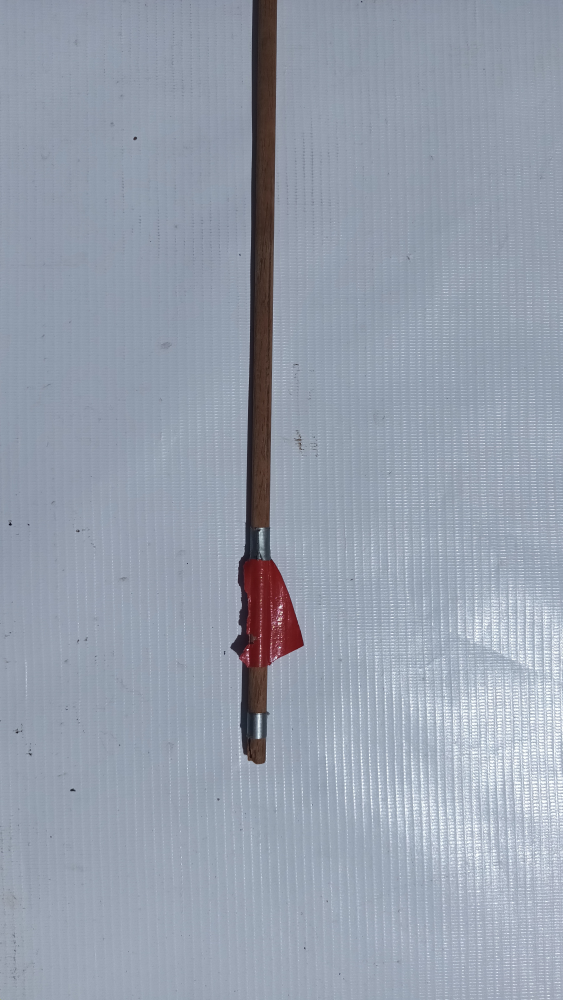
#> input picture img2/20221125_111950.jpg, 2250 x 4000 px (shown at 1/4 size); its folder holds only this picture in this run
$ jupyter execute PruebaDataSet2.ipynb
#> lines starting #> are read from the running program, lines starting #| are printed output that depends on the picture; after the words box and inside, x2 and y2 are one past the last pixel; in counts of white or black regions, pixels touching at a corner belong together
<h1 style="font-size:300%; background-color:#ffe4b5; color:#4b0082; text-align:center; line-height : 60px;">
Proyecto del curso - Clasificación de flechas de arquería</h1>

<p style="font-size:180%; text-align:center; line-height : 30px;  margin-top : 0; margin-bottom : 0; "> <br><br>Ana Sofía Aponte Barriga<br>David Felipe Silva Chacón</p>

<p style="font-size:180%; text-align:center; line-height : 30px;  margin-top : 0; margin-bottom : 0; "> <br><br>Técnicas de Inteligencia Artificial - Visión de Máquina</p>
<p style="font-size:180%; text-align:center; line-height : 30px; margin-top : 0; "> Facultad de Ingeniería</p>
<p style="font-size:160%; text-align:center; line-height : 30px; margin-top : 0; "> Universidad Nacional de Colombia Sede Bogotá</p>
<p style="font-size:160%; text-align:center; line-height : 30px; margin-top : 0; "> <br>Septiembre de 2022</p>

[cell 1]
#!pip install opencv-python
#!pip install matplotlib

[cell 2]
import cv2
import numpy as np
import matplotlib.pyplot as plt
import scipy.ndimage as ndi
import math as m
import random
import os

[cell 3]
def plot(pic,title='',color=False):
    if color:
        plt.imshow(pic)
    else:
        plt.imshow(pic,cmap='gray')
    plt.xticks([])
    plt.yticks([])
    plt.title(title)

[cell 4]
# carga y umbralizacion
picList = os.listdir('img2')
i = 0
imgList = []
picName = []
for pic in picList:
    pic = "img2/" + pic
    img = cv2.imread(pic)
#> img is the input picture: shape (4000, 2250, 3); mean B, G, R 174.3, 159.9, 151.1
    picName.append(pic)
    img = cv2.resize(img, (1200, 900), interpolation= cv2.INTER_LINEAR)
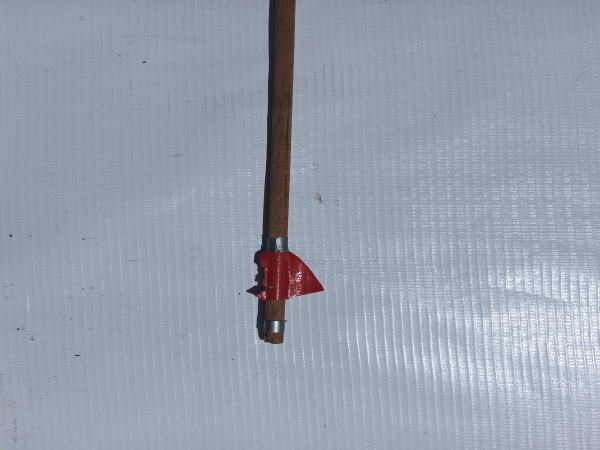
#> img: shape (900, 1200, 3) (shown at 1/2 size); mean B, G, R 174.2, 159.9, 151
    width = img.shape[1]
#> width = 1200
    height = img.shape[0]
#> height = 900
    img = cv2.cvtColor(img, cv2.COLOR_BGR2GRAY)
#> img: shape (900, 1200)
    threshType, threshImg = cv2.threshold(img, 110, 255, cv2.THRESH_BINARY)
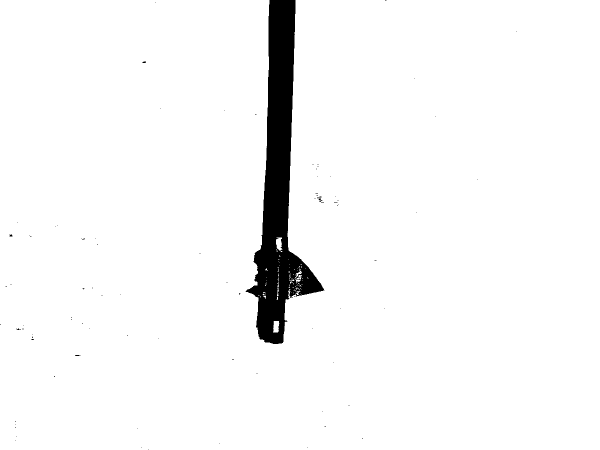
#> threshImg: shape (900, 1200) (shown at 1/2 size); 96.3% white; 92 black regions (90 under 20 px), largest, box (x1, y1, x2, y2) and area: (491, 0, 649, 688) 39315, (637, 398, 648, 405) 25
    filteredImg = cv2.bilateralFilter(threshImg, 5, 80, 80)
    noiselessImg = cv2.fastNlMeansDenoising(filteredImg, None, 50, 7, 21)
    imgList.append(noiselessImg)
    x = 0
    y = 0
    yfin = 0
    colSuma = np.sum(imgList[i], 0)
#> colSuma = 1200 values, max 229500 at index 4, min 54302 at index 545, mean 221088.1
    for j in range(len(colSuma)) :
        if colSuma[j] < 255*(height-10) :
            x = j
            break
#> this loop made 502 passes
#> x on pass 502: 501
    filSuma = np.sum(imgList[i], 1)
#> filSuma = 900 values, max 306000 at index 690, min 268160 at index 580, mean 294784.1
    for k in range(len(filSuma)) :
        if filSuma[k] < 255*(height-1) :
            y = k
            break
    for l in reversed(range(len(filSuma))) :
        if filSuma[l] < 255*(height-1) :
            yfin = l
            break
#> this loop made 900 passes
#> l on passes 1 to 3: 899, 898, 897
    if y < 100:
        roi = [x, 0, 500, 300]
#> roi = [501, 0, 500, 300]
    else:
        roi = [x, y-80, 400, 200]
    imgList[i] = imgList[i][int(roi[1]):int(roi[1]+roi[3]), int(roi[0]):int(roi[0]+roi[2])]
    #plt.imshow(imgList[i], cmap = plt.cm.gray)
    #plt.show()
    i = i+1

[cell 5]
# deteccion de bordes
i = 0
edgeList = []
hList = []
for image in imgList:
    edge = cv2.Canny(image, 100,200)
    kernel = np.ones((5,5),np.uint8)
    edge = cv2.dilate(edge, kernel, iterations = 1)
    edge = cv2.medianBlur(edge, 5)
    edge = cv2.morphologyEx(edge, cv2.MORPH_OPEN, kernel)
    edgeList.append(cv2.bitwise_not(edge))
    width = edgeList[i].shape[1]
    height = edgeList[i].shape[0]
    x = 0
    y = 0
    colSuma = np.sum(edgeList[i], 0)
    for j in range(len(colSuma)) :
        if colSuma[j] < 255*(height-10) :
            x = j
            break
    filSuma = np.sum(edgeList[i], 1)
    for k in range(len(filSuma)) :
        for kk in range(width):
            if edgeList[i][k][kk] == 0 :
                y = k
                break
    for l in reversed(range(len(filSuma))) :
        for ll in range(width):
            if edgeList[i][l][ll] == 0 :
                yfin = l
                break
    roi = [x, yfin, 400, y-yfin]
    hList.append(y-yfin)
    edgeList[i] = edgeList[i][int(roi[1]):int(roi[1]+roi[3]), int(roi[0]):int(roi[0]+roi[2])]
    #plt.imshow(edgeList[i], cmap = plt.cm.gray)
    #plt.show()
    i = i+1
#> this loop made 1 pass
#> (width, height, roi, i) on pass 1: (500, 300, [30, 0, 400, 299], 1)
#> pass 1, `edge = cv2.Canny(image, 100,200)`:
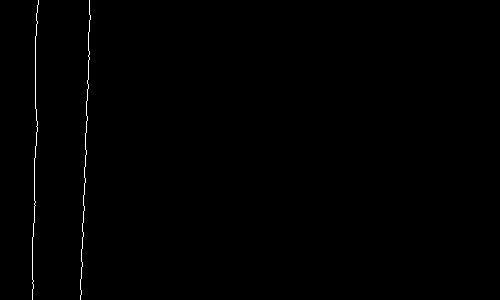
#> edge: shape (300, 500); 0.4% white in thin lines or dots, all inside (x1, y1, x2, y2) = (32, 0, 91, 300)
#> pass 1, `edge = cv2.dilate(edge, kernel, iterations = 1)`:
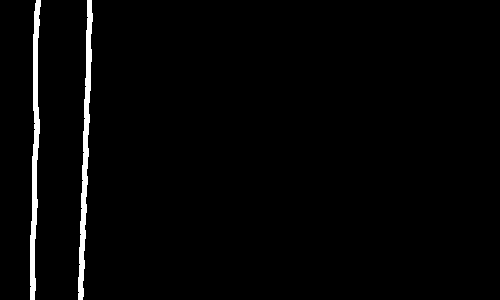
#> edge: shape (300, 500); 2.1% white; 2 white regions, box (x1, y1, x2, y2) and area: (78, 0, 93, 300) 1621, (30, 0, 41, 300) 1573
#> after the loop, edgeList = 1 item; hList = [299]; i = 1

[cell 6]
# flood fill
i = 0
floodList = []
suma = []
for image in edgeList:
    im_floodfill = image.copy()
    h, w = image.shape[:2]
    mask = np.zeros((h+2, w+2), np.uint8)
    #print(h, w)
    seedH = int((h+1)/2)
    cv2.floodFill(im_floodfill, mask, (350, seedH-2), 0)
    cv2.floodFill(im_floodfill, mask, (200, seedH+5), 0)
    cv2.floodFill(im_floodfill, mask, (250, seedH-10), 0)
    cv2.floodFill(im_floodfill, mask, (170, seedH+10), 0)
    cv2.floodFill(im_floodfill, mask, (390, seedH+5), 0)
    floodList.append(im_floodfill)
    plt.imshow(im_floodfill, cmap = plt.cm.gray)
    plt.show()

    suma.append(0)
    for j in range(0,h):
        for jj in range(0,w):
            if floodList[i][j][jj] == 0:
                suma[i] = suma[i] + 1
    suma[i] = suma[i]/h
    i = i+1
#> this loop made 1 pass
#> (h, w, seedH, i) on pass 1: (299, 400, 150, 1)
#> pass 1, `im_floodfill = image.copy()`:
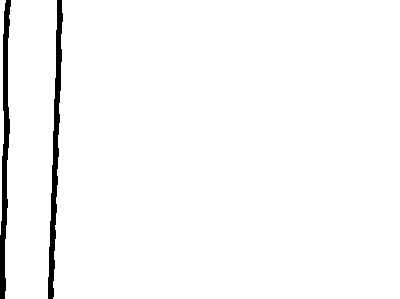
#> im_floodfill: shape (299, 400); 97.3% white; 2 black regions, box (x1, y1, x2, y2) and area: (48, 0, 63, 299) 1625, (0, 0, 11, 299) 1571
#> pass 1, `plt.show()`:
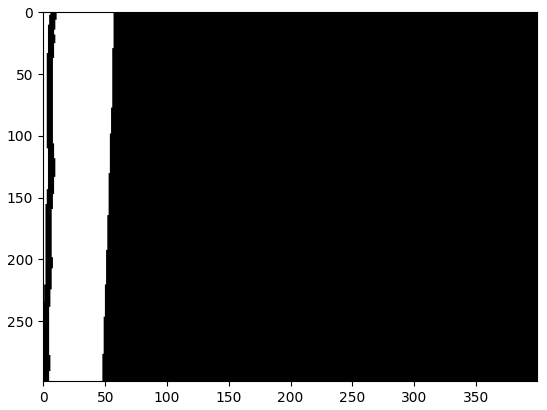
#> figure drawn by matplotlib, 1 panel
#> after the loop:
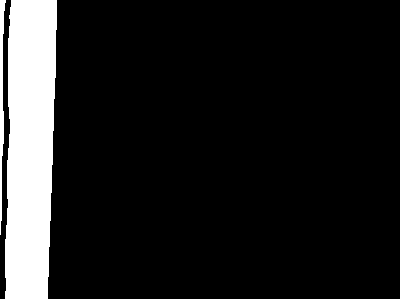
#> im_floodfill: shape (299, 400); 11.9% white; 2 white regions, box (x1, y1, x2, y2) and area: (5, 0, 57, 299) 13529, (0, 0, 6, 235) 693
#> after the loop, floodList = 1 item; i = 1; suma = [352.4]

[cell 7]
#print(suma)
#print(hList)

[cell 8]
##### PERCEPTRON
#### vector que viene del notebook de entrenamiento:
w = [-38.91251532, 117.6687482,  -54.71705489]
vectores = []
y = []
features = 2
for i in range(len(hList)):
    vectores.append([1, hList[i], suma[i]])
#> this loop made 1 pass
#> after the loop, vectores = [[1, 299, 352.4]]
N = len(vectores)
#> N = 1
xext = vectores
#> xext = [[1, 299, 352.4]]
k = 1000
yTemp = []
for i in range(N):
    net = np.dot(xext[i], w)
    if (net >= 0):
        yTemp.append(1)
    else:
        yTemp.append(0)
    print(picName[i], yTemp[i])
#> this loop made 1 pass
#> net on pass 1: 15859.8
#> after the loop, yTemp = [1]
yResult = np.asarray(yTemp)
#> yResult = [1]
print("Flechas en buen estado: ", yTemp.count(1))
#| Flechas en buen estado:  1
print("Flechas en mal estado: ", yTemp.count(0))
#| Flechas en mal estado:  0

[cell 9]
x = np.asarray(xext)
#> x = [[1, 299, 352.4]]
x = x[:, [1, 2]]
#> x = [[299, 352.4]]

fig2 = plt.figure(figsize=(10,8))
plt.plot(x[:, 0][yResult == 0], x[:, 1][yResult == 0], 'r^')
plt.plot(x[:, 0][yResult == 1], x[:, 1][yResult == 1], 'bs')
plt.xlabel("feature 1")
plt.ylabel("feature 2")
plt.title('Resultado obtenido')
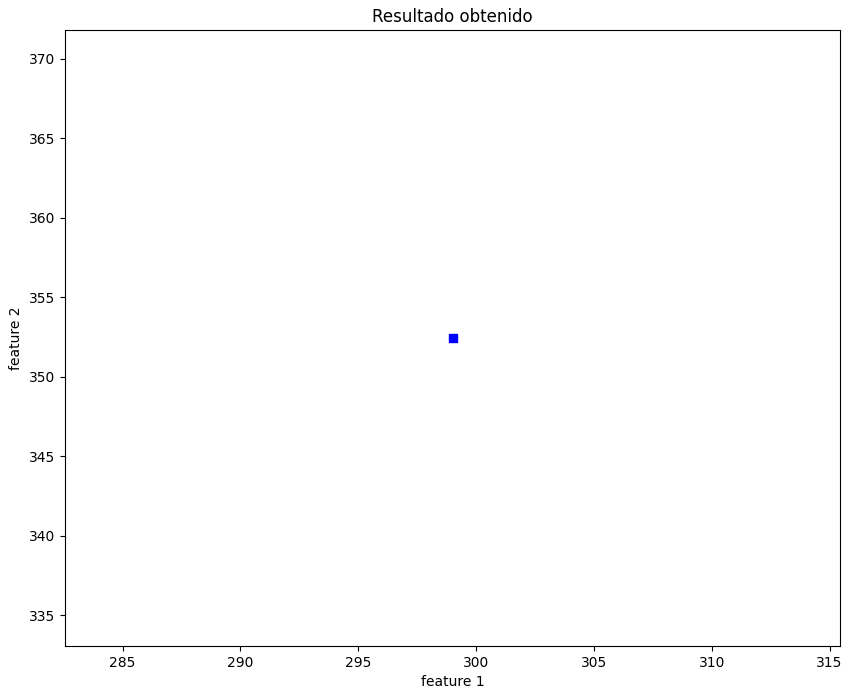
#> figure drawn by matplotlib, 1 panel

[cell 10]
# Multiples flechas
picList = os.listdir('multiples')
i = 0
imgList = []
picList = ['20221125_88888.jpg']
i = 0
print(picList)
for pic in picList:
    pic = "multiples/" + pic
    img1 = cv2.imread(pic)
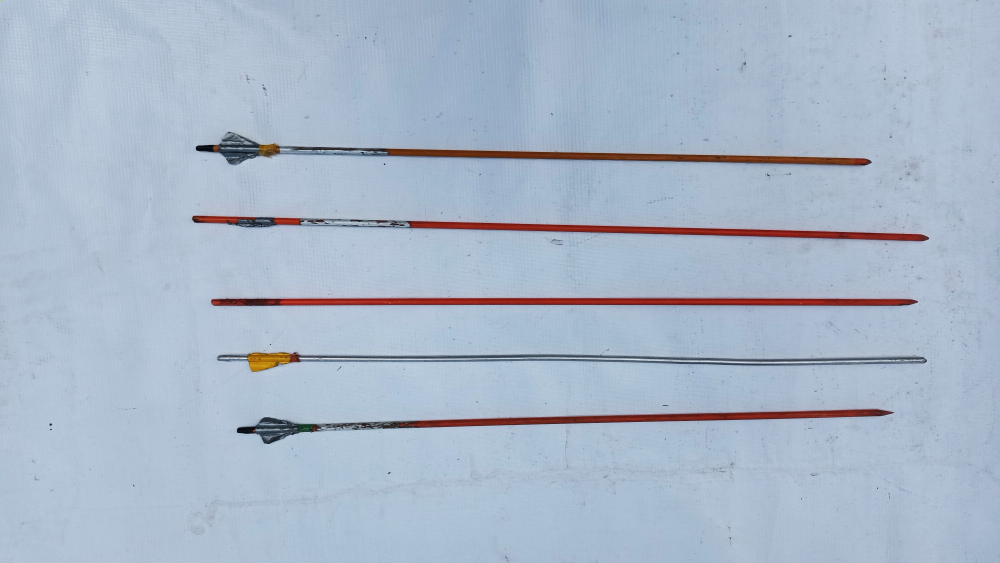
#> input picture multiples/20221125_88888.jpg, 4000 x 2250 px (shown at 1/4 size)
#> img1 is the input picture: shape (2250, 4000, 3); mean B, G, R 201.1, 183.3, 168.9
    imgROI = cv2.resize(img1, (1200, 900), interpolation= cv2.INTER_LINEAR)
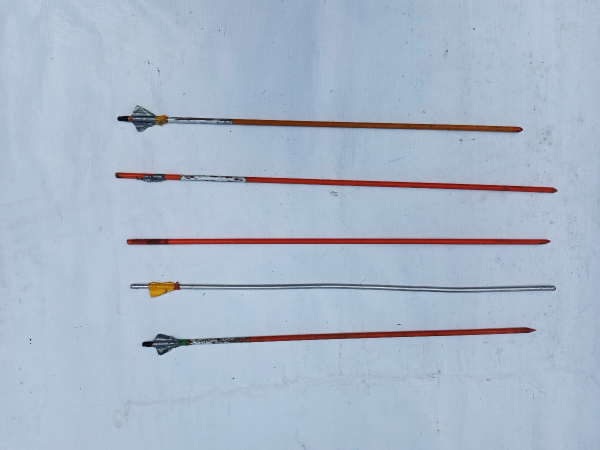
#> imgROI: shape (900, 1200, 3) (shown at 1/2 size); mean B, G, R 201.1, 183.2, 168.8

    rois = cv2.selectROIs("Select Rois",imgROI)
    #print(rois)
    cv2.destroyAllWindows()
    for rect in rois:
        x1=rect[0]
        y1=rect[1]
        x2=rect[2]
        y2=rect[3]
        img = imgROI[y1:y1+y2,x1:x1+x2]
        #plt.imshow(img_crop, cmap = plt.cm.gray)
        #plt.show()
        img = cv2.resize(img, (400, 300), interpolation= cv2.INTER_LINEAR)
        width = img.shape[1]
        height = img.shape[0]
        img = cv2.cvtColor(img, cv2.COLOR_BGR2GRAY)
        threshType, threshImg = cv2.threshold(img, 110, 255, cv2.THRESH_BINARY+cv2.THRESH_OTSU)
        filteredImg = cv2.bilateralFilter(threshImg, 5, 80, 80)
        noiselessImg = cv2.fastNlMeansDenoising(filteredImg, None, 50, 7, 21)
        imgList.append(noiselessImg)
        x = 0
        y = 0
        yfin = 0
        colSuma = np.sum(imgList[i], 0)
        for j in range(len(colSuma)) :
            if colSuma[j] < 255*(height-10) :
                x = j
                break
        y = 0
        for k in range(height) :
            for kk in range(width):
                if imgList[i][k, kk] == 0 :
                    y = k
                    break
            if y != 0:
                break
        yfin = 0
        for l in reversed(range(height)) :
            for ll in range(width):
                if imgList[i][l, ll] == 0 :
                    yfin = l
                    break
            if yfin != 0:
                break
        roi = [x, y, 400, yfin-y]
        #print(x, y, yfin)
        imgList[i] = imgList[i][int(roi[1]):int(roi[1]+roi[3]), int(roi[0]):int(roi[0]+roi[2])]
        #plt.imshow(imgList[i], cmap = plt.cm.gray)
        #plt.show()
        i = i+1
